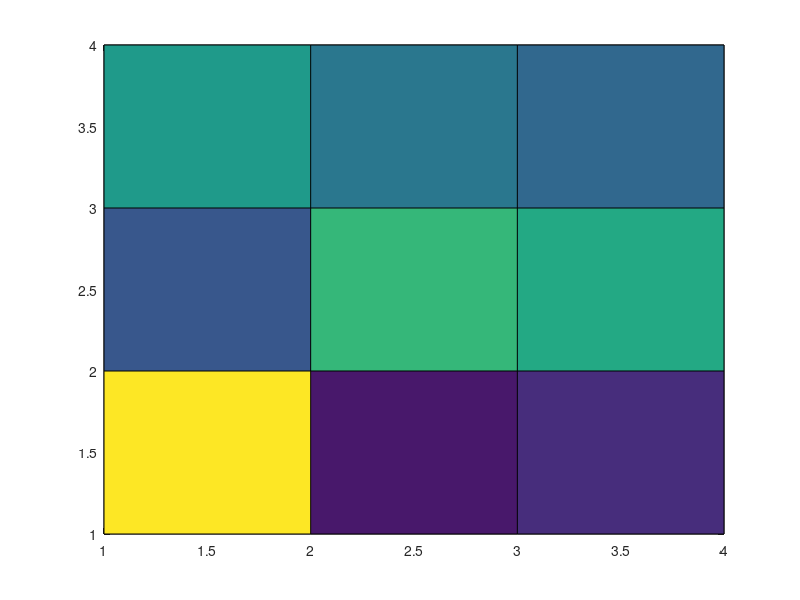

Reproduce this figure in MATLAB. (Note: this script raises an error after producing the figure.)
% record: -noFigureWindows
% Open items 167, 168 and 198. 167: R2025b's pcolor makes a flat surface, its CData the colours,
% the view flat, the box on and both limits set when the axes is not held (probe pc1). 168: the axes
% verbs refuse a group or a transform first in their own words (gv2, gv3); a three-element row given
% to patch is one colour (pl1); plot reads a malformed call in its own words before it draws (pl1-pl3);
% a deleted parent is refused, not read as data (dl1). 198: scatter and scatter3 of a table name the
% variable behind each channel (sc1).

f = figure('Visible', 'off');
ax = axes(f);
C = magic(4);

% --- 167: pcolor is a surface ------------------------------------------------------------------------
h = pcolor(ax, C);
u2_chk('pc_type', @() h.Type);
u2_chk('pc_faces', @() {h.FaceColor, h.EdgeColor, h.LineStyle, h.LineWidth, h.FaceAlpha, h.EdgeAlpha});
u2_chk('pc_look', @() {h.FaceLighting, h.Marker, h.MeshStyle, char(h.AlignVertexCenters), h.CDataMapping});
u2_chk('pc_data', @() {h.XData, h.YData, h.ZData, h.CData});
u2_chk('pc_modes', @() {h.XDataMode, h.YDataMode, h.CDataMode});
u2_chk('pc_axes', @() {ax.View, char(ax.Box), ax.XLim, ax.YLim, ax.XLimMode, ax.YLimMode, ax.ZLim, ax.CLim, char(ax.XGrid)});
u2_chk('pc_found', @() {numel(findobj(ax, 'Type', 'surface')), numel(findobj(ax, 'Type', 'image')), numel(ax.Children)});
shading(ax, 'flat');
u2_chk('pc_shading_flat', @() {h.EdgeColor, h.FaceColor});
shading(ax, 'interp');
u2_chk('pc_shading_interp', @() {h.EdgeColor, h.FaceColor});
shading(ax, 'faceted');
u2_chk('pc_shading_faceted', @() {h.EdgeColor, h.FaceColor});

cla(ax, 'reset');
h = pcolor(ax, [1 2 4], [10 20], [1 2 3; 4 5 6]);
u2_chk('pc_vectors', @() {h.XData, h.YData, h.ZData, h.CData, ax.XLim, ax.YLim, ax.View, h.XDataMode});
cla(ax, 'reset');
[X, Y] = meshgrid([0 1 3], [0 2]);
h = pcolor(ax, X, Y, [1 2 3; 4 5 6]);
u2_chk('pc_matrices', @() {h.XData, h.YData, ax.XLim, ax.YLim});
cla(ax, 'reset');
h = pcolor(ax, [5 5], [1 2], [1 2; 3 4]);
u2_chk('pc_no_span', @() {ax.XLim, ax.YLim});

cla(ax, 'reset');
plot(ax, [0 10], [0 10]);
hold(ax, 'on');
view(ax, 3);
pcolor(ax, C);
u2_chk('pc_held', @() {ax.View, ax.XLimMode, numel(ax.Children)});
hold(ax, 'off');

cla(ax, 'reset');
h = pcolor(ax, C, 'EdgeColor', 'none', 'Tag', 'p', 'FaceA', 0.5);
u2_chk('pc_options', @() {h.EdgeColor, h.Tag, h.FaceAlpha});
u2_chk('pc_bad_option', @() pcolor(ax, C, 'Foo', 1));
u2_chk('pc_bad_option_left', @() numel(ax.Children));
u2_chk('pc_vector', @() pcolor(ax, [1 2 3]));
u2_chk('pc_mismatch', @() pcolor(ax, 1:3, 1:2, magic(3)));
u2_chk('pc_complex', @() pcolor(ax, [1 2; 3 4i]));
u2_chk('pc_none', @() pcolor());
u2_chk('pc_two', @() pcolor(ax, C, C));
g = hggroup(ax);
u2_chk('pc_group', @() pcolor(g, C));

% --- 168: the axes verbs given a group or a transform ---------------------------------------------------
verbs = {
    'title',       @(p) title(p, 'x')
    'subtitle',    @(p) subtitle(p, 'x')
    'xlabel',      @(p) xlabel(p, 'x')
    'ylabel',      @(p) ylabel(p, 'x')
    'zlabel',      @(p) zlabel(p, 'x')
    'title_pairs', @(p) title(p, 'a', 'Color', 'r')
    'hold_on',     @(p) hold(p, 'on')
    'hold_bare',   @(p) hold(p)
    'ishold',      @(p) ishold(p)
    'grid_on',     @(p) grid(p, 'on')
    'grid_bare',   @(p) grid(p)
    'box_on',      @(p) box(p, 'on')
    'box_bare',    @(p) box(p)
    'axis_tight',  @(p) axis(p, 'tight')
    'axis_lim',    @(p) axis(p, [0 1 0 1])
    'colorbar',    @(p) colorbar(p)
    'xlim',        @(p) xlim(p, [0 1])
    'xlim_q',      @(p) xlim(p)
    'ylim',        @(p) ylim(p, [0 1])
    'zlim',        @(p) zlim(p, [0 1])
    'clim',        @(p) clim(p, [0 1])
    'caxis',       @(p) caxis(p, [0 1])
    'xticks',      @(p) xticks(p, [0 1])
    'yticks',      @(p) yticks(p, [0 1])
    'zticks',      @(p) zticks(p, [0 1])
    'xticklabels', @(p) xticklabels(p, {'a', 'b'})
    'yticklabels', @(p) yticklabels(p, {'a', 'b'})
    'xtickangle',  @(p) xtickangle(p, 45)
    'ytickangle',  @(p) ytickangle(p, 45)
    'xtickformat', @(p) xtickformat(p, '%.1f')
    'ytickformat', @(p) ytickformat(p, '%.1f')
    'rlim',        @(p) rlim(p, [0 1])
    'view',        @(p) view(p, 3)
    'colormap',    @(p) colormap(p, 'gray')
    'daspect',     @(p) daspect(p, [1 1 1])
    'daspect_q',   @(p) daspect(p)
    'pbaspect',    @(p) pbaspect(p, [1 1 1])
    'shading',     @(p) shading(p, 'flat')
    'lighting',    @(p) lighting(p, 'gouraud')
    'xline',       @(p) xline(p, 1)
    'yline',       @(p) yline(p, 1)
    'colororder',  @(p) colororder(p, [1 0 0])
    'camlight',    @(p) camlight(p)
    'axes',        @(p) axes(p)
    'text',        @(p) get(get(text(p, 0, 0, 'a'), 'Parent'), 'Type')
    };
for k = 1:size(verbs, 1)
    for kind = {'g', 't'}
        cla(ax, 'reset');
        plot(ax, 1:3, [2 1 3]);
        hold(ax, 'on');
        if strcmp(kind{1}, 'g'), p = hggroup(ax); else, p = hgtransform(ax); end
        line(p, [0 1], [1 0]);
        u2_chk(['gv_' verbs{k, 1} '_' kind{1}], @() quiet(verbs{k, 2}, p));
        u2_chk(['gv_' verbs{k, 1} '_' kind{1} '_after'], @() {isvalid(p), numel(ax.Children), char(ax.NextPlot), ax.Title.String});
    end
end

% --- 168: a three-element row given to patch is one colour ----------------------------------------------
cla(ax, 'reset');
hold(ax, 'on');
u2_chk('patch_row', @() pinfo(patch(ax, [0 1 0], [0 0 1], [1 0 0])));
u2_chk('patch_row_columns', @() pinfo(patch(ax, [0 1 0]', [0 0 1]', [1 0 0])));
u2_chk('patch_column', @() pinfo(patch(ax, [0 1 0], [0 0 1], [1 0 0]')));
u2_chk('patch_fraction', @() pinfo(patch(ax, [0 1 0], [0 0 1], [0.2 0.4 0.6])));
u2_chk('patch_out', @() pinfo(patch(ax, [0 1 0], [0 0 1], [1 2 3])));
u2_chk('patch_out_column', @() pinfo(patch(ax, [0 1 0]', [0 0 1]', [1 2 3]')));
u2_chk('patch_negative', @() pinfo(patch(ax, [0 1 0], [0 0 1], [-1 0 0])));
u2_chk('patch_four', @() pinfo(patch(ax, [0 1 1 0], [0 0 1 1], [1 2 3 4])));
u2_chk('patch_four_row3', @() pinfo(patch(ax, [0 1 1 0], [0 0 1 1], [1 0 0])));
u2_chk('patch_z_row', @() pinfo(patch(ax, [0 1 0], [0 0 1], [0 0 0], [1 0 0])));
u2_chk('patch_z_out', @() pinfo(patch(ax, [0 1 0], [0 0 1], [0 0 0], [1 2 3])));
u2_chk('patch_two_faces', @() pinfo(patch(ax, [0 1 0; 1 1 0]', [0 0 1; 0 1 1]', [1 0 0])));
u2_chk('fill_row', @() pinfo(fill(ax, [0 1 0], [0 0 1], [1 0 0])));
u2_chk('fill_out', @() pinfo(fill(ax, [0 1 0], [0 0 1], [1 2 3])));
u2_chk('patch_uint8', @() pinfo(patch(ax, [0 1 0], [0 0 1], uint8([255 0 0]))));
u2_chk('patch_logical', @() pinfo(patch(ax, [0 1 0], [0 0 1], logical([1 0 0]))));

% --- 168: plot's own words for a malformed call ------------------------------------------------------
cla(ax, 'reset');
hold(ax, 'on');
x = 1:3; y = [2 1 3];
tails = {
    {'Tag', 'a', 'r'}
    {'LineWidth', 2, 'r'}
    {'Tag', 'a', x, y}
    {'LineWidth', 2, x, y}
    {'r', 'Tag', 'a', x, y, 'b'}
    {'Type', 'x'}
    {'BeingDeleted', 'on'}
    {'Tag'}
    {'r', 'Tag'}
    {'Tag', 'a', 'Color'}
    {'r', 'b'}
    {'Tag', 'Color', 'r'}
    {'r', 'b', 'Tag', 'a'}
    {'r', 'Tag', 'a'}
    {'b', 'Tag', 'a', 'r'}
    {'Foo', 'a', 'r'}
    {'r', 'b', 'c'}
    {'Tag', 'r'}
    {'-', 'b'}
    {'Tag', 'a', 'r', 'b'}
    {'Color', 'r', 'b'}
    {'LineWidth', 2, 'r', 'Tag', 'a'}
    {'r', 2}
    {'Tag', 2, 'r'}
    {'Tag', 'a', 2}
    {'r', x, y, 'b', 'Tag', 'a'}
    {'r', x, 'Tag', 'a'}
    {'ro', 'Tag', 'a', 'b'}
    {'Tag', 'r', 'Foo'}
    {'Type', 'x', 'r'}
    {'r', 'Type', 'x'}
    {'Type', 'x', 'Foo', 1}
    {'Ty', 'x'}
    {x}
    {'r', x, y}
    };
for k = 1:numel(tails)
    args = tails{k};
    u2_chk(sprintf('plot_tail_%02d', k), @() madeLines(plot(ax, x, y, args{:})));
end
u2_chk('plot_y_spec_xy', @() madeLines(plot(ax, y, 'r', x, y)));
u2_chk('semilogy_pair_spec', @() madeLines(semilogy(ax, x, y, 'Tag', 'a', 'r')));
u2_chk('semilogy_data_after', @() madeLines(semilogy(ax, x, y, 'Tag', 'a', x, y)));
u2_chk('semilogx_readonly', @() madeLines(semilogx(ax, x, y, 'Type', 'x')));
u2_chk('loglog_pair_spec', @() madeLines(loglog(ax, x, y, 'Tag', 'a', 'r')));
u2_chk('plot3_pair_spec', @() madeLines(plot3(ax, x, y, y, 'Tag', 'a', 'r')));
u2_chk('plot3_readonly', @() madeLines(plot3(ax, x, y, y, 'Type', 'x')));
u2_chk('line_readonly', @() madeLines(line(ax, x, y, 'Type', 'x')));
u2_chk('bar_readonly', @() madeLines(bar(ax, y, 'Type', 'x')));
u2_chk('stem_readonly', @() madeLines(stem(ax, x, y, 'Type', 'x')));

% --- 168: a deleted parent ----------------------------------------------------------------------------
makers = {
    'line',        @(p) line(p, x, y)
    'line_props',  @(p) line(p, 'XData', x, 'YData', y)
    'text',        @(p) text(p, 1, 1, 'a')
    'patch',       @(p) patch(p, x, y, 'r')
    'surface',     @(p) surface(p, C)
    'image',       @(p) image(p, C)
    'light',       @(p) light(p)
    'rectangle',   @(p) rectangle(p)
    'hggroup',     @(p) hggroup(p)
    'hgtransform', @(p) hgtransform(p)
    'plot',        @(p) plot(p, x, y)
    'plot3',       @(p) plot3(p, x, y, y)
    'semilogy',    @(p) semilogy(p, x, y)
    'stairs',      @(p) stairs(p, x, y)
    'stem',        @(p) stem(p, x, y)
    'scatter',     @(p) scatter(p, x, y)
    'bar',         @(p) bar(p, y)
    'area',        @(p) area(p, x, y)
    'errorbar',    @(p) errorbar(p, x, y, y)
    'histogram',   @(p) histogram(p, [1 2 2])
    'fill',        @(p) fill(p, x, y, 'r')
    'imagesc',     @(p) imagesc(p, C)
    'parent_line', @(p) line(x, y, 'Parent', p)
    'parent_plot', @(p) plot(x, y, 'Parent', p)
    'parent_bar',  @(p) bar(y, 'Parent', p)
    'parent_text', @(p) text(1, 1, 'a', 'Parent', p)
    };
cla(ax, 'reset');
hold(ax, 'on');
for k = 1:size(makers, 1)
    for kind = {'hggroup', 'hgtransform'}
        if strcmp(kind{1}, 'hggroup'), p = hggroup(ax); else, p = hgtransform(ax); end
        delete(p);
        n0 = numel(ax.Children);
        u2_chk(['dead_' makers{k, 1} '_' kind{1}], @() quiet(makers{k, 2}, p));
        u2_chk(['dead_' makers{k, 1} '_' kind{1} '_left'], @() numel(ax.Children) - n0);
    end
end

% --- 198: scatter of a table --------------------------------------------------------------------------
cla(ax, 'reset');
tbl = table([1; 2; 3], [4; 5; 6], [7; 8; 9], 'VariableNames', {'Var1', 'Var2', 'Var3'});
s = scatter(ax, tbl, 'Var1', 'Var2');
u2_chk('tbl_scatter', @() {s.Type, s.XData, s.YData, s.XVariable, s.YVariable, size(s.SourceTable)});
s = scatter(ax, tbl, 'Var1', 'Var2', 'filled', 'Tag', 'k');
u2_chk('tbl_scatter_options', @() {s.Tag, s.MarkerFaceColor});
s = scatter(ax, tbl, 'Var1', 'Var2', 'ColorVariable', 'Var3');
u2_chk('tbl_scatter_color', @() s.ColorVariable);
s = scatter(ax, tbl, 'Var1', 'Var2', 'SizeVariable', 'Var3');
u2_chk('tbl_scatter_size', @() s.SizeVariable);
s = scatter3(ax, tbl, 'Var1', 'Var2', 'Var3');
u2_chk('tbl_scatter3', @() {s.XVariable, s.YVariable, s.ZVariable, s.ZData});
close(f);

function r = quiet(make, p)
% What a verb given p answers, as text: made, or the type of what it made. A refusal propagates.
r = 'made';
make(p);
end

function r = pinfo(h)
fc = h.FaceColor;
if ~ischar(fc), fc = mat2str(fc, 4); end
r = {fc, mat2str(size(h.CData)), mat2str(size(h.FaceVertexCData))};
end

function r = madeLines(h)
r = {numel(h), get(h(1), 'Tag')};
end
